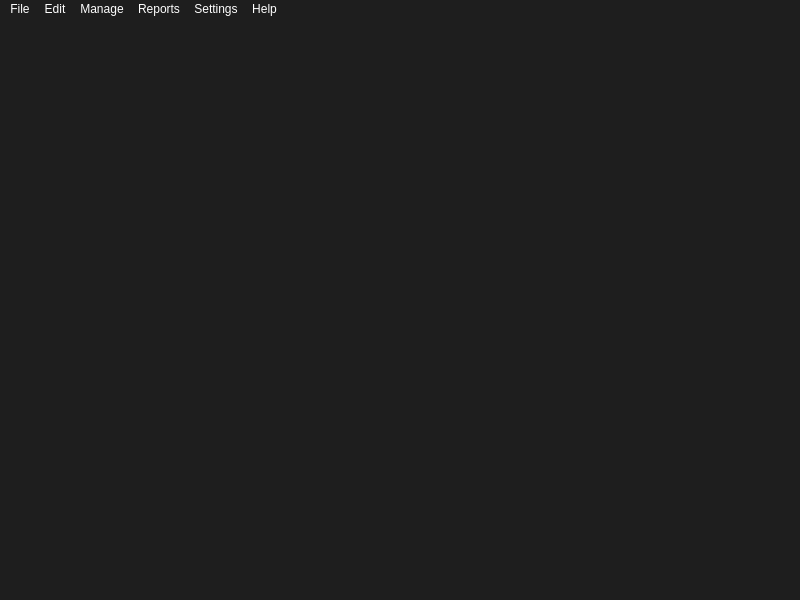
<?xml version="1.0" encoding="UTF-8"?>
<ui version="4.0">
 <class>HomePage</class>
 <widget class="QMainWindow" name="HomePage">
  <property name="geometry">
   <rect>
    <x>0</x>
    <y>0</y>
    <width>800</width>
    <height>600</height>
   </rect>
  </property>
  <property name="windowTitle">
   <string>Finman</string>
  </property>
  <property name="autoFillBackground">
   <bool>false</bool>
  </property>
  <property name="styleSheet">
   <string notr="true">background-color:rgb(30,30,30);
 color: white;</string>
  </property>
  <widget class="QWidget" name="centralwidget">
   <property name="styleSheet">
    <string notr="true">background-color:rgb(30,30,30);
color: white;</string>
   </property>
  </widget>
  <widget class="QMenuBar" name="menubar">
   <property name="geometry">
    <rect>
     <x>0</x>
     <y>0</y>
     <width>800</width>
     <height>21</height>
    </rect>
   </property>
   <property name="styleSheet">
    <string notr="true">background-color:rgb(30,30,30);
color: white;</string>
   </property>
   <widget class="QMenu" name="menuFile">
    <property name="title">
     <string>File</string>
    </property>
    <addaction name="actionNew"/>
    <addaction name="actionOpen"/>
    <addaction name="actionExit"/>
   </widget>
   <widget class="QMenu" name="menuEdit">
    <property name="title">
     <string>Edit</string>
    </property>
    <addaction name="actionCut"/>
    <addaction name="actionCopy"/>
    <addaction name="actionPaste"/>
   </widget>
   <widget class="QMenu" name="menuManage">
    <property name="title">
     <string>Manage</string>
    </property>
    <addaction name="actionCategories"/>
    <addaction name="actionPayees"/>
    <addaction name="actionBudget"/>
   </widget>
   <widget class="QMenu" name="menuReports">
    <property name="title">
     <string>Reports</string>
    </property>
    <addaction name="actionIncome"/>
    <addaction name="actionExpenses"/>
    <addaction name="actionBudget_2"/>
   </widget>
   <widget class="QMenu" name="menuSettings">
    <property name="title">
     <string>Settings</string>
    </property>
   </widget>
   <widget class="QMenu" name="menuHelp">
    <property name="title">
     <string>Help</string>
    </property>
    <addaction name="actionAbout"/>
   </widget>
   <addaction name="menuFile"/>
   <addaction name="menuEdit"/>
   <addaction name="menuManage"/>
   <addaction name="menuReports"/>
   <addaction name="menuSettings"/>
   <addaction name="menuHelp"/>
  </widget>
  <widget class="QStatusBar" name="statusbar"/>
  <action name="actionNew">
   <property name="text">
    <string>New</string>
   </property>
  </action>
  <action name="actionOpen">
   <property name="text">
    <string>Open</string>
   </property>
  </action>
  <action name="actionExit">
   <property name="text">
    <string>Exit</string>
   </property>
  </action>
  <action name="actionCut">
   <property name="text">
    <string>Cut</string>
   </property>
  </action>
  <action name="actionCopy">
   <property name="text">
    <string>Copy</string>
   </property>
  </action>
  <action name="actionPaste">
   <property name="text">
    <string>Paste</string>
   </property>
  </action>
  <action name="actionCategories">
   <property name="text">
    <string>Categories</string>
   </property>
  </action>
  <action name="actionPayees">
   <property name="text">
    <string>Payees</string>
   </property>
  </action>
  <action name="actionBudget">
   <property name="text">
    <string>Budget</string>
   </property>
  </action>
  <action name="actionIncome">
   <property name="text">
    <string>Income</string>
   </property>
  </action>
  <action name="actionExpenses">
   <property name="text">
    <string>Expenses</string>
   </property>
  </action>
  <action name="actionBudget_2">
   <property name="text">
    <string>Budget</string>
   </property>
  </action>
  <action name="actionAbout">
   <property name="text">
    <string>About</string>
   </property>
  </action>
 </widget>
 <resources/>
 <connections/>
</ui>
